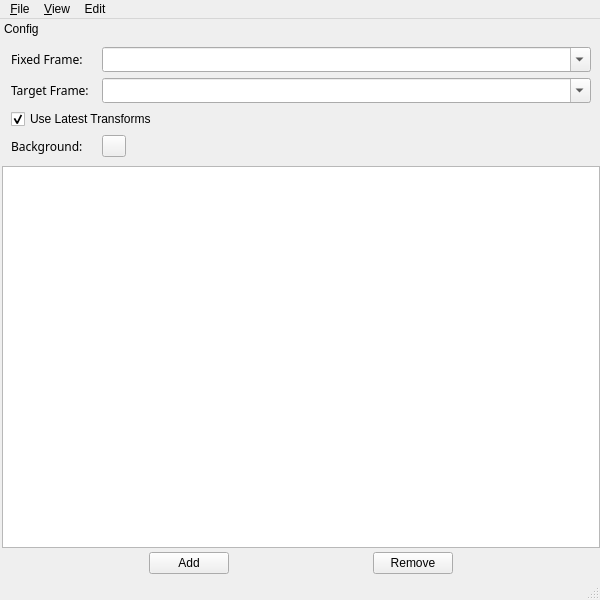
<?xml version="1.0" encoding="UTF-8"?>
<ui version="4.0">
 <class>mapviz</class>
 <widget class="QMainWindow" name="mapviz">
  <property name="geometry">
   <rect>
    <x>0</x>
    <y>0</y>
    <width>600</width>
    <height>600</height>
   </rect>
  </property>
  <property name="sizePolicy">
   <sizepolicy hsizetype="MinimumExpanding" vsizetype="MinimumExpanding">
    <horstretch>0</horstretch>
    <verstretch>0</verstretch>
   </sizepolicy>
  </property>
  <property name="minimumSize">
   <size>
    <width>600</width>
    <height>400</height>
   </size>
  </property>
  <property name="windowTitle">
   <string>mapviz</string>
  </property>
  <widget class="QMenuBar" name="menubar">
   <property name="geometry">
    <rect>
     <x>0</x>
     <y>0</y>
     <width>600</width>
     <height>19</height>
    </rect>
   </property>
   <widget class="QMenu" name="menuFile">
    <property name="title">
     <string>&amp;File</string>
    </property>
    <addaction name="actionOpen_config"/>
    <addaction name="separator"/>
    <addaction name="actionSave_config"/>
    <addaction name="separator"/>
    <addaction name="actionSet_Capture_Directory"/>
    <addaction name="actionExit"/>
   </widget>
   <widget class="QMenu" name="menu_View">
    <property name="title">
     <string>&amp;View</string>
    </property>
    <addaction name="actionFix_Orientation"/>
    <addaction name="actionRotate_90"/>
    <addaction name="actionEnable_Antialiasing"/>
    <addaction name="separator"/>
    <addaction name="actionForce_720p"/>
    <addaction name="actionForce_480p"/>
    <addaction name="actionResizable"/>
    <addaction name="separator"/>
    <addaction name="actionConfig_Dock"/>
    <addaction name="actionShow_Status_Bar"/>
    <addaction name="actionShow_Capture_Tools"/>
    <addaction name="separator"/>
   </widget>
   <widget class="QMenu" name="menuEdit">
    <property name="title">
     <string>Edit</string>
    </property>
    <addaction name="actionSet_local_xy_origin"/>
   </widget>
   <addaction name="menuFile"/>
   <addaction name="menu_View"/>
   <addaction name="menuEdit"/>
  </widget>
  <widget class="QStatusBar" name="statusbar">
   <property name="enabled">
    <bool>true</bool>
   </property>
  </widget>
  <widget class="QDockWidget" name="configdock">
   <property name="minimumSize">
    <size>
     <width>332</width>
     <height>301</height>
    </size>
   </property>
   <property name="features">
    <set>QDockWidget::DockWidgetMovable</set>
   </property>
   <property name="allowedAreas">
    <set>Qt::LeftDockWidgetArea|Qt::RightDockWidgetArea</set>
   </property>
   <property name="windowTitle">
    <string>Config</string>
   </property>
   <attribute name="dockWidgetArea">
    <number>1</number>
   </attribute>
   <widget class="QWidget" name="dockWidgetContents">
    <layout class="QVBoxLayout" name="verticalLayout">
     <property name="spacing">
      <number>0</number>
     </property>
     <property name="leftMargin">
      <number>2</number>
     </property>
     <property name="topMargin">
      <number>0</number>
     </property>
     <property name="rightMargin">
      <number>0</number>
     </property>
     <property name="bottomMargin">
      <number>0</number>
     </property>
     <item>
      <widget class="QWidget" name="widget_2" native="true">
       <layout class="QGridLayout" name="gridLayout">
        <item row="0" column="0">
         <widget class="QLabel" name="label">
          <property name="maximumSize">
           <size>
            <width>85</width>
            <height>16777215</height>
           </size>
          </property>
          <property name="font">
           <font>
            <family>Sans Serif</family>
            <pointsize>9</pointsize>
           </font>
          </property>
          <property name="text">
           <string>Fixed Frame:</string>
          </property>
         </widget>
        </item>
        <item row="1" column="0" rowspan="2">
         <widget class="QLabel" name="label_2">
          <property name="maximumSize">
           <size>
            <width>85</width>
            <height>16777215</height>
           </size>
          </property>
          <property name="font">
           <font>
            <family>Sans Serif</family>
            <pointsize>9</pointsize>
           </font>
          </property>
          <property name="text">
           <string>Target Frame:</string>
          </property>
         </widget>
        </item>
        <item row="5" column="0">
         <widget class="QLabel" name="label_3">
          <property name="maximumSize">
           <size>
            <width>85</width>
            <height>16777215</height>
           </size>
          </property>
          <property name="font">
           <font>
            <family>Sans Serif</family>
            <pointsize>9</pointsize>
           </font>
          </property>
          <property name="text">
           <string>Background:</string>
          </property>
         </widget>
        </item>
        <item row="5" column="1">
         <widget class="mapviz::ColorButton" name="bg_color">
          <property name="maximumSize">
           <size>
            <width>24</width>
            <height>24</height>
           </size>
          </property>
          <property name="toolTip">
           <string>Set the background color</string>
          </property>
          <property name="autoFillBackground">
           <bool>false</bool>
          </property>
          <property name="styleSheet">
           <string notr="true"/>
          </property>
          <property name="text">
           <string/>
          </property>
         </widget>
        </item>
        <item row="1" column="1" rowspan="2" colspan="2">
         <widget class="QComboBox" name="targetframe">
          <property name="sizePolicy">
           <sizepolicy hsizetype="Expanding" vsizetype="Fixed">
            <horstretch>0</horstretch>
            <verstretch>0</verstretch>
           </sizepolicy>
          </property>
          <property name="maximumSize">
           <size>
            <width>16777215</width>
            <height>25</height>
           </size>
          </property>
          <property name="font">
           <font>
            <family>Sans Serif</family>
            <pointsize>9</pointsize>
           </font>
          </property>
          <property name="toolTip">
           <string>The reference frame for the camera view</string>
          </property>
          <property name="editable">
           <bool>true</bool>
          </property>
         </widget>
        </item>
        <item row="0" column="1" colspan="2">
         <widget class="QComboBox" name="fixedframe">
          <property name="sizePolicy">
           <sizepolicy hsizetype="Expanding" vsizetype="Fixed">
            <horstretch>0</horstretch>
            <verstretch>0</verstretch>
           </sizepolicy>
          </property>
          <property name="maximumSize">
           <size>
            <width>16777215</width>
            <height>25</height>
           </size>
          </property>
          <property name="font">
           <font>
            <family>Sans Serif</family>
            <pointsize>9</pointsize>
           </font>
          </property>
          <property name="toolTip">
           <string>The reference frame used to denote the &quot;world&quot; frame
                                            </string>
          </property>
          <property name="editable">
           <bool>true</bool>
          </property>
         </widget>
        </item>
        <item row="3" column="0" colspan="3">
         <widget class="QCheckBox" name="uselatesttransforms">
          <property name="toolTip">
           <string>Use the current time when transforming data instead of using the
                                                timestamps associated with the data
                                            </string>
          </property>
          <property name="layoutDirection">
           <enum>Qt::LeftToRight</enum>
          </property>
          <property name="text">
           <string>Use Latest Transforms</string>
          </property>
          <property name="checked">
           <bool>true</bool>
          </property>
         </widget>
        </item>
       </layout>
      </widget>
     </item>
     <item>
      <widget class="mapviz::PluginConfigList" name="configs">
       <property name="horizontalScrollBarPolicy">
        <enum>Qt::ScrollBarAsNeeded</enum>
       </property>
       <property name="dragEnabled">
        <bool>true</bool>
       </property>
       <property name="dragDropMode">
        <enum>QAbstractItemView::InternalMove</enum>
       </property>
       <property name="defaultDropAction">
        <enum>Qt::MoveAction</enum>
       </property>
      </widget>
     </item>
     <item>
      <widget class="QWidget" name="widget" native="true">
       <layout class="QHBoxLayout" name="horizontalLayout">
        <property name="topMargin">
         <number>4</number>
        </property>
        <property name="bottomMargin">
         <number>4</number>
        </property>
        <item>
         <widget class="QPushButton" name="addbutton">
          <property name="maximumSize">
           <size>
            <width>80</width>
            <height>16777215</height>
           </size>
          </property>
          <property name="toolTip">
           <string>Add a new display</string>
          </property>
          <property name="text">
           <string>Add</string>
          </property>
         </widget>
        </item>
        <item>
         <widget class="QPushButton" name="removebutton">
          <property name="maximumSize">
           <size>
            <width>80</width>
            <height>16777215</height>
           </size>
          </property>
          <property name="toolTip">
           <string>Remove the selected display</string>
          </property>
          <property name="text">
           <string>Remove</string>
          </property>
         </widget>
        </item>
       </layout>
      </widget>
     </item>
    </layout>
   </widget>
  </widget>
  <action name="actionExit">
   <property name="text">
    <string>Exit</string>
   </property>
  </action>
  <action name="actionOpen_config">
   <property name="text">
    <string>Open Config</string>
   </property>
  </action>
  <action name="actionSave_config">
   <property name="text">
    <string>Save Config</string>
   </property>
  </action>
  <action name="actionConfig_Dock">
   <property name="checkable">
    <bool>true</bool>
   </property>
   <property name="checked">
    <bool>true</bool>
   </property>
   <property name="text">
    <string>Show Config Panel</string>
   </property>
   <property name="statusTip">
    <string>Show the display configuration panel</string>
   </property>
  </action>
  <action name="actionFix_Orientation">
   <property name="checkable">
    <bool>true</bool>
   </property>
   <property name="text">
    <string>Fix Orientation</string>
   </property>
   <property name="statusTip">
    <string>Fix the orientation of the camera</string>
   </property>
  </action>
  <action name="actionForce_720p">
   <property name="checkable">
    <bool>true</bool>
   </property>
   <property name="text">
    <string>Force 720p</string>
   </property>
   <property name="statusTip">
    <string>Lock the display canvas to 720p</string>
   </property>
  </action>
  <action name="actionForce_480p">
   <property name="checkable">
    <bool>true</bool>
   </property>
   <property name="text">
    <string>Force 480p</string>
   </property>
   <property name="statusTip">
    <string>Lock the display canvas to 480p</string>
   </property>
  </action>
  <action name="actionResizable">
   <property name="checkable">
    <bool>true</bool>
   </property>
   <property name="checked">
    <bool>true</bool>
   </property>
   <property name="text">
    <string>Resizable</string>
   </property>
   <property name="statusTip">
    <string>Make the window resizable</string>
   </property>
  </action>
  <action name="actionSet_Capture_Directory">
   <property name="text">
    <string>Set Capture Directory</string>
   </property>
   <property name="statusTip">
    <string>Set the capture directory for screeshots and videos</string>
   </property>
  </action>
  <action name="actionShow_Status_Bar">
   <property name="checkable">
    <bool>true</bool>
   </property>
   <property name="checked">
    <bool>true</bool>
   </property>
   <property name="text">
    <string>Show Status Bar</string>
   </property>
   <property name="statusTip">
    <string>Show the status bar</string>
   </property>
  </action>
  <action name="actionShow_Capture_Tools">
   <property name="checkable">
    <bool>true</bool>
   </property>
   <property name="checked">
    <bool>true</bool>
   </property>
   <property name="text">
    <string>Show Capture Tools</string>
   </property>
   <property name="statusTip">
    <string>Show the capture tools on the status bar</string>
   </property>
  </action>
  <action name="actionRotate_90">
   <property name="checkable">
    <bool>true</bool>
   </property>
   <property name="text">
    <string>Rotate 90°</string>
   </property>
   <property name="statusTip">
    <string>Rotate the camera by 90 degrees</string>
   </property>
  </action>
  <action name="actionEnable_Antialiasing">
   <property name="checkable">
    <bool>true</bool>
   </property>
   <property name="checked">
    <bool>true</bool>
   </property>
   <property name="text">
    <string>Enable Antialiasing</string>
   </property>
   <property name="statusTip">
    <string>Enable antialiasing on the GL surface</string>
   </property>
  </action>
  <action name="actionImage_Transport">
   <property name="text">
    <string>Image Transport</string>
   </property>
  </action>
  <action name="actionSet_local_xy_origin">
   <property name="text">
    <string>Set local_xy_origin</string>
   </property>
  </action>
 </widget>
 <customwidgets>
  <customwidget>
   <class>mapviz::PluginConfigList</class>
   <extends>QListWidget</extends>
   <header>mapviz/widgets.h</header>
  </customwidget>
  <customwidget>
   <class>mapviz::ColorButton</class>
   <extends>QPushButton</extends>
   <header location="global">mapviz/color_button.h</header>
  </customwidget>
 </customwidgets>
 <tabstops>
  <tabstop>fixedframe</tabstop>
  <tabstop>targetframe</tabstop>
  <tabstop>uselatesttransforms</tabstop>
  <tabstop>bg_color</tabstop>
  <tabstop>configs</tabstop>
  <tabstop>addbutton</tabstop>
  <tabstop>removebutton</tabstop>
 </tabstops>
 <resources/>
 <connections>
  <connection>
   <sender>addbutton</sender>
   <signal>clicked()</signal>
   <receiver>mapviz</receiver>
   <slot>SelectNewDisplay()</slot>
   <hints>
    <hint type="sourcelabel">
     <x>107</x>
     <y>573</y>
    </hint>
    <hint type="destinationlabel">
     <x>327</x>
     <y>471</y>
    </hint>
   </hints>
  </connection>
  <connection>
   <sender>removebutton</sender>
   <signal>clicked()</signal>
   <receiver>mapviz</receiver>
   <slot>RemoveDisplay()</slot>
   <hints>
    <hint type="sourcelabel">
     <x>224</x>
     <y>573</y>
    </hint>
    <hint type="destinationlabel">
     <x>328</x>
     <y>407</y>
    </hint>
   </hints>
  </connection>
  <connection>
   <sender>actionConfig_Dock</sender>
   <signal>toggled(bool)</signal>
   <receiver>mapviz</receiver>
   <slot>ToggleConfigPanel(bool)</slot>
   <hints>
    <hint type="sourcelabel">
     <x>-1</x>
     <y>-1</y>
    </hint>
    <hint type="destinationlabel">
     <x>399</x>
     <y>299</y>
    </hint>
   </hints>
  </connection>
  <connection>
   <sender>fixedframe</sender>
   <signal>editTextChanged(QString)</signal>
   <receiver>mapviz</receiver>
   <slot>FixedFrameSelected(QString)</slot>
   <hints>
    <hint type="sourcelabel">
     <x>185</x>
     <y>62</y>
    </hint>
    <hint type="destinationlabel">
     <x>428</x>
     <y>192</y>
    </hint>
   </hints>
  </connection>
  <connection>
   <sender>targetframe</sender>
   <signal>editTextChanged(QString)</signal>
   <receiver>mapviz</receiver>
   <slot>TargetFrameSelected(QString)</slot>
   <hints>
    <hint type="sourcelabel">
     <x>206</x>
     <y>94</y>
    </hint>
    <hint type="destinationlabel">
     <x>428</x>
     <y>330</y>
    </hint>
   </hints>
  </connection>
  <connection>
   <sender>actionFix_Orientation</sender>
   <signal>toggled(bool)</signal>
   <receiver>mapviz</receiver>
   <slot>ToggleFixOrientation(bool)</slot>
   <hints>
    <hint type="sourcelabel">
     <x>-1</x>
     <y>-1</y>
    </hint>
    <hint type="destinationlabel">
     <x>399</x>
     <y>299</y>
    </hint>
   </hints>
  </connection>
  <connection>
   <sender>actionOpen_config</sender>
   <signal>triggered()</signal>
   <receiver>mapviz</receiver>
   <slot>OpenConfig()</slot>
   <hints>
    <hint type="sourcelabel">
     <x>-1</x>
     <y>-1</y>
    </hint>
    <hint type="destinationlabel">
     <x>399</x>
     <y>299</y>
    </hint>
   </hints>
  </connection>
  <connection>
   <sender>actionSave_config</sender>
   <signal>triggered()</signal>
   <receiver>mapviz</receiver>
   <slot>SaveConfig()</slot>
   <hints>
    <hint type="sourcelabel">
     <x>-1</x>
     <y>-1</y>
    </hint>
    <hint type="destinationlabel">
     <x>399</x>
     <y>299</y>
    </hint>
   </hints>
  </connection>
  <connection>
   <sender>actionForce_720p</sender>
   <signal>toggled(bool)</signal>
   <receiver>mapviz</receiver>
   <slot>Force720p(bool)</slot>
   <hints>
    <hint type="sourcelabel">
     <x>-1</x>
     <y>-1</y>
    </hint>
    <hint type="destinationlabel">
     <x>399</x>
     <y>299</y>
    </hint>
   </hints>
  </connection>
  <connection>
   <sender>actionForce_480p</sender>
   <signal>toggled(bool)</signal>
   <receiver>mapviz</receiver>
   <slot>Force480p(bool)</slot>
   <hints>
    <hint type="sourcelabel">
     <x>-1</x>
     <y>-1</y>
    </hint>
    <hint type="destinationlabel">
     <x>399</x>
     <y>299</y>
    </hint>
   </hints>
  </connection>
  <connection>
   <sender>actionResizable</sender>
   <signal>toggled(bool)</signal>
   <receiver>mapviz</receiver>
   <slot>SetResizable(bool)</slot>
   <hints>
    <hint type="sourcelabel">
     <x>-1</x>
     <y>-1</y>
    </hint>
    <hint type="destinationlabel">
     <x>399</x>
     <y>299</y>
    </hint>
   </hints>
  </connection>
  <connection>
   <sender>uselatesttransforms</sender>
   <signal>toggled(bool)</signal>
   <receiver>mapviz</receiver>
   <slot>ToggleUseLatestTransforms(bool)</slot>
   <hints>
    <hint type="sourcelabel">
     <x>58</x>
     <y>130</y>
    </hint>
    <hint type="destinationlabel">
     <x>460</x>
     <y>242</y>
    </hint>
   </hints>
  </connection>
  <connection>
   <sender>actionSet_Capture_Directory</sender>
   <signal>triggered()</signal>
   <receiver>mapviz</receiver>
   <slot>SetCaptureDirectory()</slot>
   <hints>
    <hint type="sourcelabel">
     <x>-1</x>
     <y>-1</y>
    </hint>
    <hint type="destinationlabel">
     <x>354</x>
     <y>299</y>
    </hint>
   </hints>
  </connection>
  <connection>
   <sender>actionShow_Status_Bar</sender>
   <signal>toggled(bool)</signal>
   <receiver>mapviz</receiver>
   <slot>ToggleStatusBar(bool)</slot>
   <hints>
    <hint type="sourcelabel">
     <x>-1</x>
     <y>-1</y>
    </hint>
    <hint type="destinationlabel">
     <x>354</x>
     <y>299</y>
    </hint>
   </hints>
  </connection>
  <connection>
   <sender>actionShow_Capture_Tools</sender>
   <signal>triggered(bool)</signal>
   <receiver>mapviz</receiver>
   <slot>ToggleCaptureTools(bool)</slot>
   <hints>
    <hint type="sourcelabel">
     <x>-1</x>
     <y>-1</y>
    </hint>
    <hint type="destinationlabel">
     <x>354</x>
     <y>299</y>
    </hint>
   </hints>
  </connection>
  <connection>
   <sender>actionRotate_90</sender>
   <signal>toggled(bool)</signal>
   <receiver>mapviz</receiver>
   <slot>ToggleRotate90(bool)</slot>
   <hints>
    <hint type="sourcelabel">
     <x>-1</x>
     <y>-1</y>
    </hint>
    <hint type="destinationlabel">
     <x>354</x>
     <y>299</y>
    </hint>
   </hints>
  </connection>
  <connection>
   <sender>actionEnable_Antialiasing</sender>
   <signal>toggled(bool)</signal>
   <receiver>mapviz</receiver>
   <slot>ToggleEnableAntialiasing(bool)</slot>
   <hints>
    <hint type="sourcelabel">
     <x>-1</x>
     <y>-1</y>
    </hint>
    <hint type="destinationlabel">
     <x>399</x>
     <y>299</y>
    </hint>
   </hints>
  </connection>
 </connections>
 <slots>
  <slot>SelectNewDisplay()</slot>
  <slot>RemoveDisplay()</slot>
  <slot>ToggleConfigPanel(bool)</slot>
  <slot>FixedFrameSelected(QString)</slot>
  <slot>TargetFrameSelected(QString)</slot>
  <slot>ToggleFixOrientation(bool)</slot>
  <slot>ToggleEnableAntialiasing(bool)</slot>
  <slot>MoveDisplay(QModelIndexList)</slot>
  <slot>OpenConfig()</slot>
  <slot>SaveConfig()</slot>
  <slot>Force720p(bool)</slot>
  <slot>Force480p(bool)</slot>
  <slot>SetResizable(bool)</slot>
  <slot>ToggleUseLatestTransforms(bool)</slot>
  <slot>SetCaptureDirectory()</slot>
  <slot>ToggleStatusBar(bool)</slot>
  <slot>ToggleCaptureTools(bool)</slot>
  <slot>ToggleRotate90(bool)</slot>
 </slots>
</ui>
